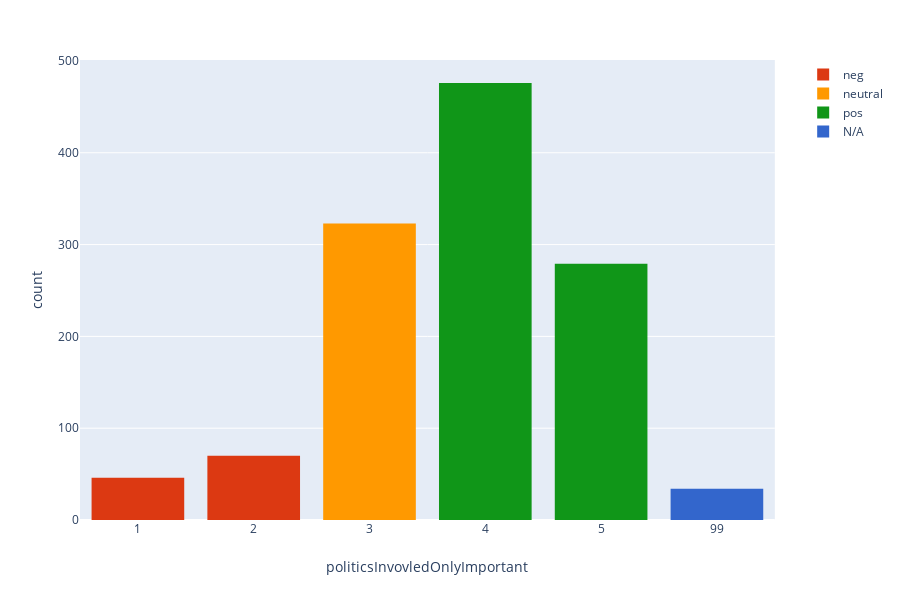

This figure's notebook cell:
### Code cell
#Respondents were asked to indicate how much they agree/disagree with
#statements about getting involved with politics in this case:
#
#"I would only get involved if it is for something that I believe will really
# change society"
#
#This data skews right (positive)

ShowHistogram (data,'politicsInvovledOnlyImportant')

### Figure 1 — Plotly figure (JSON) as saved in the notebook; plotly's stock layout.template omitted (floating-point values rounded to 4 significant figures; data arrays with more than 128 entries replaced by an {"elided": "..."} marker saying what was removed)
{"data": [{"alignmentgroup": "True", "bingroup": "x", "histnorm": "density", "hoverlabel": {"namelength": 0}, "hovertemplate": "politicsInvovledOnlyImportant_Groups=neg<br>politicsInvovledOnlyImportant=%{x}<br>count=%{y}", "legendgroup": "politicsInvovledOnlyImportant_Groups=neg", "marker": {"color": "#DC3912"}, "name": "neg", "offsetgroup": "politicsInvovledOnlyImportant_Groups=neg", "orientation": "v", "showlegend": true, "type": "histogram", "x": [1, 1, 1, 1, 1, 1, 1, 1, 1, 1, 1, 1, 1, 1, 1, 1, 1, 1, 1, 1, 1, 1, 1, 1, 1, 1, 1, 1, 1, 1, 1, 1, 1, 1, 1, 1, 1, 1, 1, 1, 1, 1, 1, 1, 1, 1, 2, 2, 2, 2, 2, 2, 2, 2, 2, 2, 2, 2, 2, 2, 2, 2, 2, 2, 2, 2, 2, 2, 2, 2, 2, 2, 2, 2, 2, 2, 2, 2, 2, 2, 2, 2, 2, 2, 2, 2, 2, 2, 2, 2, 2, 2, 2, 2, 2, 2, 2, 2, 2, 2, 2, 2, 2, 2, 2, 2, 2, 2, 2, 2, 2, 2, 2, 2, 2, 2], "xaxis": "x", "yaxis": "y"}, {"alignmentgroup": "True", "bingroup": "x", "histnorm": "density", "hoverlabel": {"namelength": 0}, "hovertemplate": "politicsInvovledOnlyImportant_Groups=neutral<br>politicsInvovledOnlyImportant=%{x}<br>count=%{y}", "legendgroup": "politicsInvovledOnlyImportant_Groups=neutral", "marker": {"color": "#FF9900"}, "name": "neutral", "offsetgroup": "politicsInvovledOnlyImportant_Groups=neutral", "orientation": "v", "showlegend": true, "type": "histogram", "x": {"elided": "323 int values"}, "xaxis": "x", "yaxis": "y"}, {"alignmentgroup": "True", "bingroup": "x", "histnorm": "density", "hoverlabel": {"namelength": 0}, "hovertemplate": "politicsInvovledOnlyImportant_Groups=pos<br>politicsInvovledOnlyImportant=%{x}<br>count=%{y}", "legendgroup": "politicsInvovledOnlyImportant_Groups=pos", "marker": {"color": "#109618"}, "name": "pos", "offsetgroup": "politicsInvovledOnlyImportant_Groups=pos", "orientation": "v", "showlegend": true, "type": "histogram", "x": {"elided": "755 int values"}, "xaxis": "x", "yaxis": "y"}, {"alignmentgroup": "True", "bingroup": "x", "histnorm": "density", "hoverlabel": {"namelength": 0}, "hovertemplate": "politicsInvovledOnlyImportant_Groups=N/A<br>politicsInvovledOnlyImportant=%{x}<br>count=%{y}", "legendgroup": "politicsInvovledOnlyImportant_Groups=N/A", "marker": {"color": "#3366CC"}, "name": "N/A", "offsetgroup": "politicsInvovledOnlyImportant_Groups=N/A", "orientation": "v", "showlegend": true, "type": "histogram", "x": [99, 99, 99, 99, 99, 99, 99, 99, 99, 99, 99, 99, 99, 99, 99, 99, 99, 99, 99, 99, 99, 99, 99, 99, 99, 99, 99, 99, 99, 99, 99, 99, 99, 99], "xaxis": "x", "yaxis": "y"}], "layout": {"barmode": "relative", "height": 600, "legend": {"tracegroupgap": 0}, "margin": {"t": 60}, "xaxis": {"anchor": "y", "categoryorder": "category ascending", "domain": [0, 0.98], "title": {"text": "politicsInvovledOnlyImportant"}, "type": "category"}, "yaxis": {"anchor": "x", "domain": [0, 1], "title": {"text": "count"}}}}
